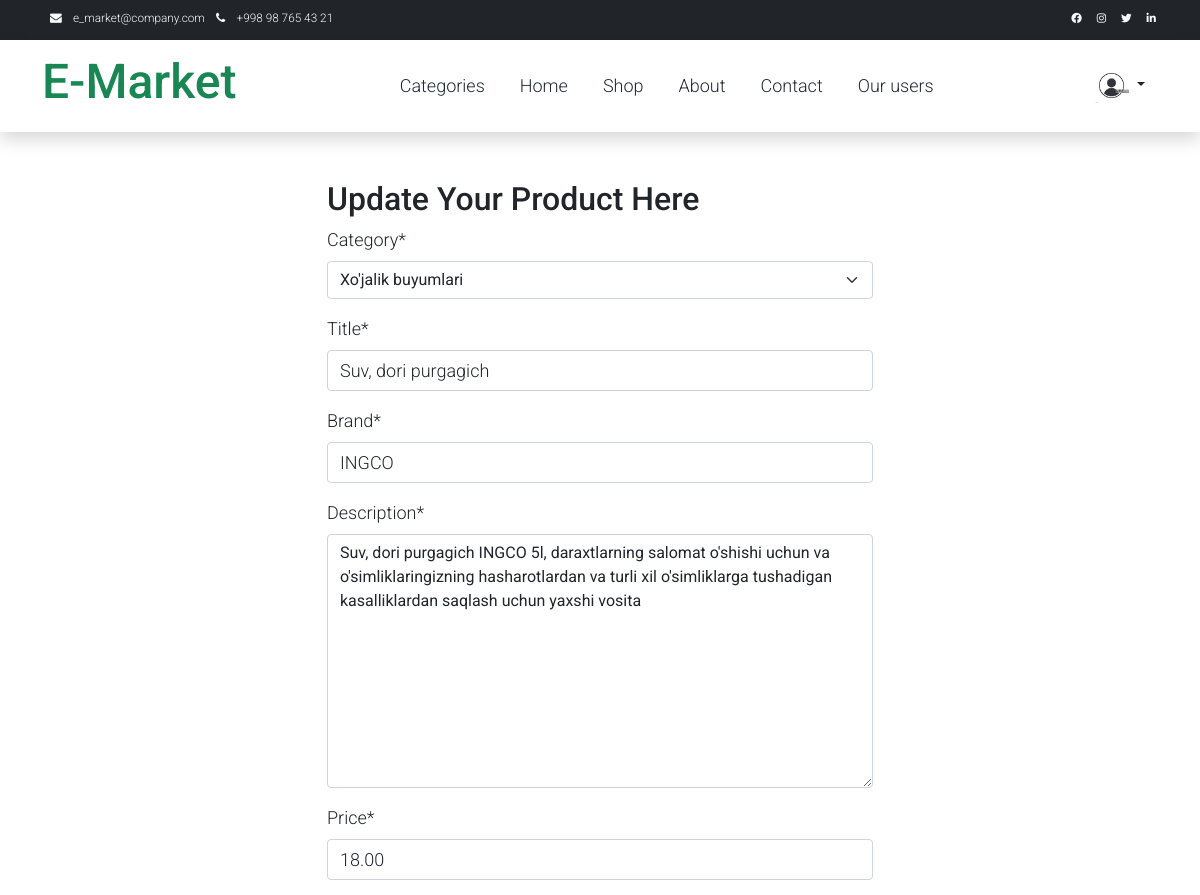
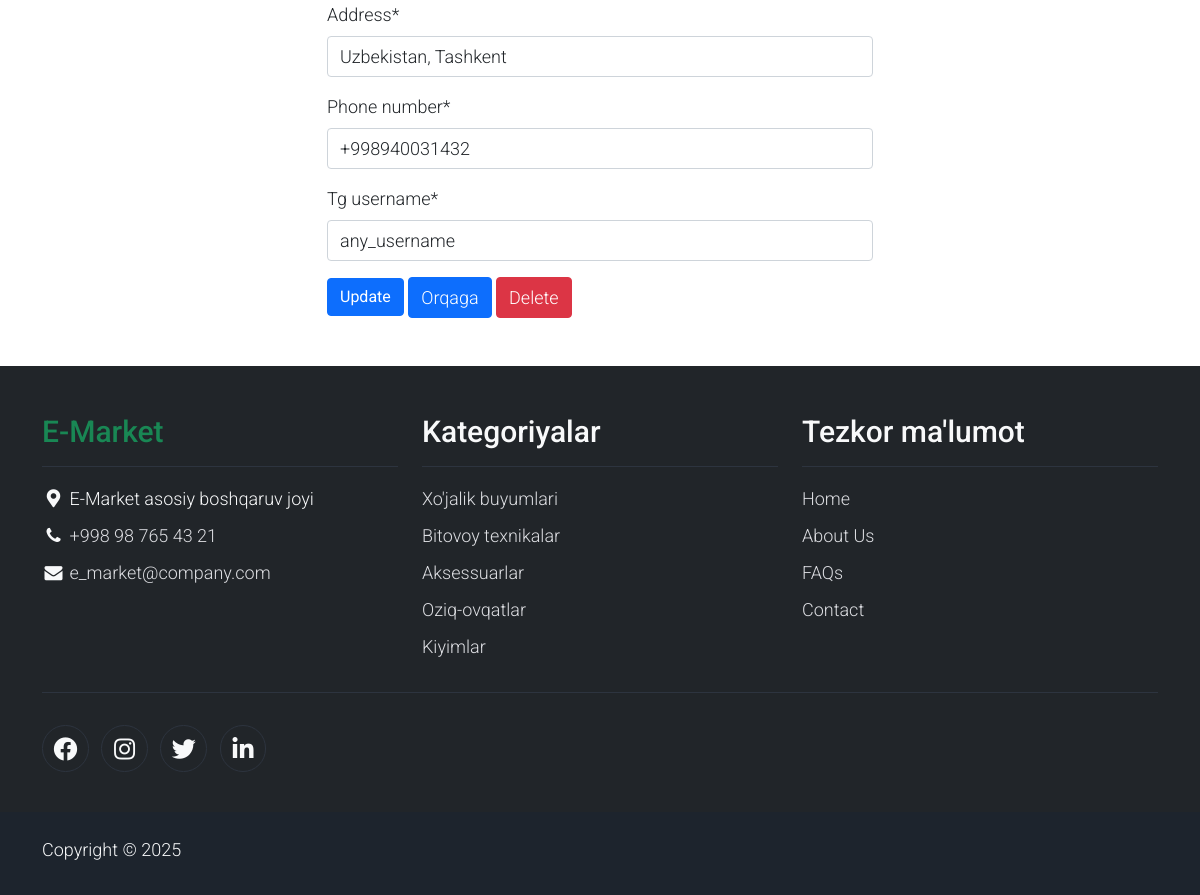
/update/product/3 (signed in), run on the app's committed database (2 pictures, top to bottom).
### users/models.py (models this page shows, shortened)
class CustomUser(AbstractUser):
    job = models.CharField(max_length=50, blank=True, default='')
    bio = models.CharField(max_length=300, blank=True, default='')
    phone_number = models.CharField(max_length=17)
    tg_username = models.CharField(max_length=150)
    avatar = models.ImageField(upload_to='avatars/', default='avatars/default.png')
    following = models.ManyToManyField(
        'self',
        symmetrical=False,
        related_name='followers',
        blank=True
    )
    class Meta:
        verbose_name = 'customuser'
        verbose_name_plural = 'customusers'

### products/models.py (models this page shows, shortened)
class Product(models.Model):
    author = models.ForeignKey(CustomUser, on_delete=models.CASCADE, related_name='my_products')
    category = models.ForeignKey(Category, on_delete=models.CASCADE, related_name='products')
    title = models.CharField(max_length=150)
    brand = models.CharField(max_length=100, default='')
    description = models.TextField()
    price = models.DecimalField(max_digits=15, decimal_places=2)
    address = models.CharField(max_length=200)
    phone_number = models.CharField(max_length=17)
    tg_username = models.CharField(max_length=150)
    date = models.DateTimeField(auto_now_add=True)
    views = models.PositiveIntegerField(default=0)
    class Meta:
        ordering = ['-date']
        verbose_name = 'product'
        verbose_name_plural = 'products'

class Category(models.Model):
    name = models.CharField(max_length=50)
    class Meta:
        verbose_name = 'category'
        verbose_name_plural = 'categories'
    def __str__(self):
        return self.name

### main/views.py (the view, shortened to what this page needs)
# urls.py: path('update/product/<int:product_id>', product_update, name='update-product'),
@login_required(login_url='users:login')
def product_update(request, product_id):
    product = get_object_or_404(Product, id=product_id)
    if request.user==product.author:
        if request.method=='GET':
            form = NewProductForm(instance=product)
            return render(request, 'main/update_product.html', {'form':form, 'product':product})
    else:
        messages.error(request, 'Access danied!')
        return redirect('main:index')

### main/forms.py
class NewProductForm(forms.ModelForm):
    class Meta:
        model = Product
        fields = ['category', 'title', 'brand', 'description', 'price', 'address', 'phone_number', 'tg_username']

### main/views.py (called while the page is built)
def get_today(request):
    today = datetime.date(datetime.today())
    return {'today': today}

def get_all_categories(request):
    categories = Category.objects.all()
    return {'categories': categories}

### templates/main/update_product.html (shortened to what this page needs)
{% extends "base.html" %}
{% load crispy_forms_tags %}
{% block main %}
  <div class="container">
    <div class="row">
        <div class="col"></div>
        <div class="col-6 mt-5 mb-5">
            <h2>Update Your Product Here</h2>
            <form  method="post" >{% csrf_token %}
                {{form|crispy}}
                <button type="submit" class="btn btn-primary" >Update</button>
                <a class="btn btn-primary" href="{% url 'main:detail' product.title  %}"> Orqaga</a>
                <a class="btn btn-danger" href="{% url 'main:delete-product' product.id  %}"> Delete</a>
            </form>
        </div>
        <div class="col"></div>
    </div>
  </div>
{% endblock main %}

### templates/base.html (shortened to what this page needs)
{% load static %}
<!DOCTYPE html>
<html lang="en">
<head>
    <link rel="stylesheet" href="{% static 'assets/css/bootstrap.min.css' %}">
    <link rel="stylesheet" href="{% static 'assets/css/templatemo.css' %}">
    <link rel="stylesheet" href="{% static 'assets/css/custom.css' %}">
    <link rel="stylesheet" href="{% static 'assets/css/fontawesome.min.css' %}">
    <link rel="stylesheet" href="https://unpkg.com/leaflet@1.7.1/dist/leaflet.css" />
    <link rel="stylesheet" type="text/css" href="{% static 'assets/css/slick.min.css' %}">
    <link rel="stylesheet" type="text/css" href="{% static 'assets/css/slick-theme.css' %}">
    <link rel="stylesheet" href="{% static 'assets/css/profile.css' %}">
    <link rel="stylesheet" href="https://cdn.jsdelivr.net/npm/bootstrap@5.0.0-beta1/dist/css/bootstrap.min.css">
    <link rel="stylesheet" href="https://cdn.jsdelivr.net/npm/bootstrap@5.0.0-beta1/dist/js/bootstrap.bundle.min.js">
    <link rel="stylesheet" href="https://cdnjs.cloudflare.com/ajax/libs/jquery/3.2.1/jquery.min.js">
    <link rel="stylesheet" href="https://cdnjs.cloudflare.com/ajax/libs/font-awesome/4.7.0/css/font-awesome.min.css">
</head>
<body>
    <nav class="navbar navbar-expand-lg bg-dark navbar-light d-none d-lg-block" id="templatemo_nav_top">
        <div class="container text-light">
            <div class="w-100 d-flex justify-content-between">
                <div>
                    <i class="fa fa-envelope mx-2"></i>
                    <a class="navbar-sm-brand text-light text-decoration-none" href="mailto:e_market@company.com">e_market@company.com</a>
                    <i class="fa fa-phone mx-2"></i>
                    <a class="navbar-sm-brand text-light text-decoration-none" href="tel:98-765-43-21">+998 98 765 43 21</a>
                </div>
                <div>
                    <a class="text-light" href="https://fb.com/templatemo" target="_blank" rel="sponsored"><i class="fab fa-facebook-f fa-sm fa-fw me-2"></i></a>
                    <a class="text-light" href="https://www.instagram.com/" target="_blank"><i class="fab fa-instagram fa-sm fa-fw me-2"></i></a>
                    <a class="text-light" href="https://twitter.com/" target="_blank"><i class="fab fa-twitter fa-sm fa-fw me-2"></i></a>
                    <a class="text-light" href="https://www.linkedin.com/" target="_blank"><i class="fab fa-linkedin fa-sm fa-fw"></i></a>
                </div>
            </div>
        </div>
    </nav>
    <nav class="navbar navbar-expand-lg navbar-light shadow">
        <div class="container d-flex justify-content-between align-items-center">
            <a class="navbar-brand text-success logo h1 align-self-center" href="{% url 'main:index' %}">
                E-Market
            </a>
            <div class="align-self-center collapse navbar-collapse flex-fill  d-lg-flex justify-content-lg-between" id="templatemo_main_nav">
                <div class="flex-fill">
                    <ul class="nav navbar-nav d-flex justify-content-between mx-lg-auto">
                        <li class="nav-item dropdown">
                            <a class="nav-link" href="">Categories</a>
                        </li>
                        <li class="nav-item">
                            <a class="nav-link" href="{% url 'main:index' %}">Home</a>
                        </li>
                        <li class="nav-item">
                            <a class="nav-link" href="{% url 'main:shop' %}">Shop</a>
                        </li>
                        <li class="nav-item">
                            <a class="nav-link" href="{% url 'main:about' %}">About</a>
                        </li>
                        <li class="nav-item">
                            <a class="nav-link" href="{% url 'main:contact' %}">Contact</a>
                        </li>
                        <li class="nav-item">
                            <a class="nav-link" href="{% url 'users:all-users' %}">Our users</a>
                        </li>
                    </ul>
                </div>
                {% if request.user.is_authenticated %}
                    <button type="button" class="btn  dropdown-toggle" data-bs-toggle="dropdown" data-bs-display="static" aria-expanded="false">
                        <img src="{{ request.user.avatar.url }}" width="35" height="35" class=" rounded" alt="">
                    </button>
                {% else %}
                    <a href="{% url 'users:login' %}" class="btn btn-primary">Login</a>
                    <a href="{% url 'users:signup' %}" class="btn btn-primary">SignUp</a>
                {% endif %}
            </div>
        </div>
    </nav>
    {% block main %}
    {% endblock main %}
    <footer class="bg-dark" id="tempaltemo_footer">
        <div class="container">
            <div class="row">
                <div class="col-md-4 pt-5">
                    <h2 class="h2 text-success border-bottom pb-3 border-light logo">E-Market</h2>
                    <ul class="list-unstyled text-light footer-link-list">
                        <li>
                            <i class="fas fa-map-marker-alt fa-fw"></i>
                            E-Market asosiy boshqaruv joyi
                        </li>
                        <li>
                            <i class="fa fa-phone fa-fw"></i>
                            <a class="text-decoration-none" href="tel:98-765-43-21">+998 98 765 43 21</a>
                        </li>
                        <li>
                            <i class="fa fa-envelope fa-fw"></i>
                            <a class="text-decoration-none" href="mailto:e_market@company.com">e_market@company.com</a>
                        </li>
                    </ul>
                </div>
                <div class="col-md-4 pt-5">
                    <h2 class="h2 text-light border-bottom pb-3 border-light">Kategoriyalar</h2>
                    <ul class="list-unstyled text-light footer-link-list">
                        {% for category in categories|slice:"0:5" %}
                        <li><a class="text-decoration-none" href="{% url 'main:category' category.name %}">{{ category.name }}</a></li>
                        {% endfor %}
                    </ul>
                </div>
                <div class="col-md-4 pt-5">
                    <h2 class="h2 text-light border-bottom pb-3 border-light">Tezkor ma'lumot</h2>
                    <ul class="list-unstyled text-light footer-link-list">
                        <li><a class="text-decoration-none" href="{% url 'main:index' %}">Home</a></li>
                        <li><a class="text-decoration-none" href="{% url 'main:about' %}">About Us</a></li>
                        <li><a class="text-decoration-none" href="{% url 'main:faqs' %}">FAQs</a></li>
                        <li><a class="text-decoration-none" href="{% url 'main:contact' %}">Contact</a></li>
                    </ul>
                </div>
            </div>
            <div class="row text-light mb-4">
                <div class="col-12 mb-3">
                    <div class="w-100 my-3 border-top border-light"></div>
                </div>
                <div class="col-auto me-auto">
                    <ul class="list-inline text-left footer-icons">
                        <li class="list-inline-item border border-light rounded-circle text-center">
                            <a rel="nofollow" class="text-light text-decoration-none" target="_blank" href="http://fb.com/templatemo"><i class="fab fa-facebook-f fa-lg fa-fw"></i></a>
                        </li>
                        <li class="list-inline-item border border-light rounded-circle text-center">
                            <a class="text-light text-decoration-none" target="_blank" href="https://www.instagram.com/"><i class="fab fa-instagram fa-lg fa-fw"></i></a>
                        </li>
                        <li class="list-inline-item border border-light rounded-circle text-center">
                            <a class="text-light text-decoration-none" target="_blank" href="https://twitter.com/"><i class="fab fa-twitter fa-lg fa-fw"></i></a>
                        </li>
                        <li class="list-inline-item border border-light rounded-circle text-center">
                            <a class="text-light text-decoration-none" target="_blank" href="https://www.linkedin.com/"><i class="fab fa-linkedin fa-lg fa-fw"></i></a>
                        </li>
                    </ul>
                </div>
            </div>
        </div>
        <div class="w-100 bg-black py-3">
            <div class="container">
                <div class="row pt-2">
                    <div class="col-12">
                        <p class="text-left text-light">
                            Copyright &copy; {{ today.year }}
                        </p>
                    </div>
                </div>
            </div>
        </div>
    </footer>
</body>
</html>

### static/assets/css/templatemo.css (style rules this page uses)
body, ul, li, p, a, label, input, div { font-family: 'Roboto', sans-serif; font-size: 18px !important; font-weight: 300 !important; }
.h1 { font-family: 'Roboto', sans-serif; font-size: 48px !important; font-weight: 200 !important; }
.h2 { font-family: 'Roboto', sans-serif; font-size: 30px !important; font-weight: 300; }
.logo { font-weight: 500 !important; }
.text-success { color: #59ab6e !important; }
.text-light { color: #cfd6e1 !important; }
.bg-dark { background-color: #212934 !important; }
.bg-black { background-color: #1d242d !important; }
#templatemo_nav_top { min-height: 40px; }
#templatemo_nav_top * { font-size: .9em !important; }
#templatemo_main_nav a { color: #212934; }
.form-control { border: 1px solid #e8e8e8; }
#tempaltemo_footer a { color: #dcdde1; }
#tempaltemo_footer ul.footer-link-list li { padding-top: 10px; }
#tempaltemo_footer ul.footer-icons li { width: 2.6em; height: 2.6em; line-height: 2.6em; }
#tempaltemo_footer .border-light { border-color: #2d343f !important; }
@media (min-width: 768px) { #templatemo_main_nav .navbar-nav { max-width: 450px; } }
@media (min-width: 992px) { #templatemo_main_nav .navbar-nav { max-width: 550px; } }

### static/assets/css/custom.css (style rules this page uses)
.dropdown { position: relative; display: inline-block; }

### static/assets/css/profile.css (style rules this page uses)
body { background:#eee; }

### templates/base.html (style rules this page uses)
img { object-fit: contain; }

### data on the page
CustomUser: user.avatar (placeholder picture)
Product: category "Xo'jalik buyumlari", title "Suv, dori purgagich", brand "INGCO", description "Suv, dori purgagich INGCO 5l, daraxtlarning salomat o'shishi uchun va o'simliklaringizning hasharotlardan va turli xil o'simliklarga tushadigan kasalliklardan saqlash uchun yaxshi vosita", price "18.00", address "Uzbekistan, Tashkent", phone_number "+998940031432", tg_username "any_username"
Category: name "Xo'jalik buyumlari"
Category: name "Bitovoy texnikalar"
Category: name "Aksessuarlar"
Category: name "Oziq-ovqatlar"
Category: name "Kiyimlar"
